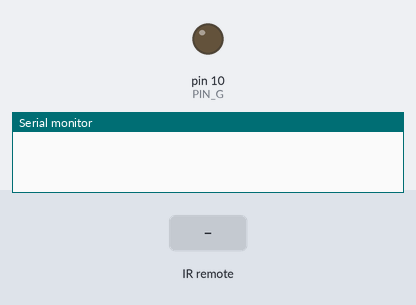
A sketch run on a simulated Arduino Uno, built with avr-gcc and run on an emulated ATmega328P. On the bench: output pins drawn as LEDs (lit = HIGH), the last lines printed to the serial monitor. The test bench sets the inputs (shaded band).

Above: at 1.2 s.
1.3 s: infrared code 0x55AA38C7 received
At 2.9 s:
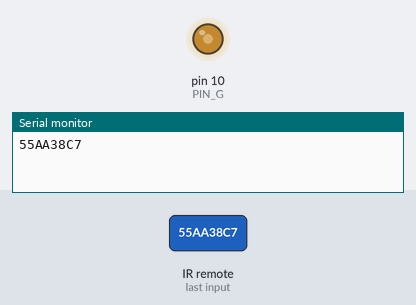
4.3 s: infrared code 0x55AA50AF received
At 5.5 s:
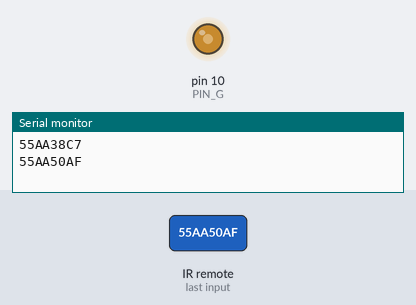
5.8 s: infrared code 0x55AAD02F received
At 6.8 s:
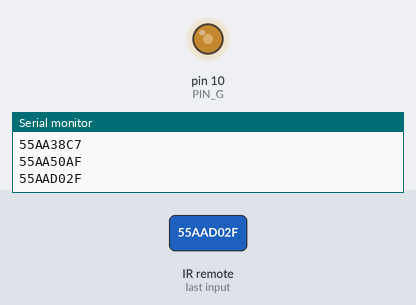
Timing chart, 0 to 8.8 s (numbered marks = the images above; inputs shaded):
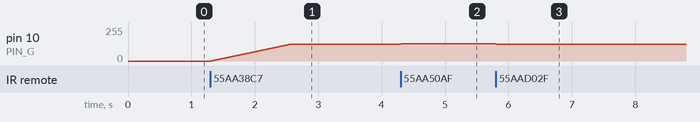

Measured:
- after the input at 1.3 s, pin 10 (PIN_G): moves from 0/255 to 125/255 over 1.2 s, starting at once
- after the input at 4.3 s, pin 10 (PIN_G): 125/255 → 130/255 at once
- after the input at 5.8 s, pin 10 (PIN_G): 130/255 → 125/255 at once

The sketch:

Transistor-PWM-IR-Dimmer.ino
```cpp
#include "IRremote.h"

IRrecv irrecv(12);                                                         // IR sensor PIN
#define PIN_G 10                                                           // Gate PIN

byte pwm = 125;                                                            // value pwm at first power on after restart (0 - 255)
int ind = 0;                                                               // ind - powers indicator;
uint32_t val;                                                              // box for "results.value" for IR sensor

decode_results results;

void setup() {
      Serial.begin(9600);                                                   // speed of COM port
      irrecv.enableIRIn();                                                  // waiting signal
  }

void loop() {


       if ( irrecv.decode( &results )) {                                     // if the signal came
        Serial.println( results.value, HEX );                                // translate in the COM port

      val = results.value;                                                   // remember the pressed button

     if (val == 0x55AA38C7){                                                 // if pressed button "Power"

           if(ind == 0){                                                     // if light turn off
            for(int i = 0; i <= pwm; i++)analogWrite(PIN_G, i), delay(10);   // smooooothly turn of the light
            ind = 1;                                                         // remember that the light is on
            delay(300);                                                      // anti-short-press
            }


           else{
            for(int i = pwm; i >= 0; i--) analogWrite(PIN_G, i), delay(5);   // smoothly extingush the light
            ind = 0;                                                         // remember that the light is off
            delay(300);                                                      // anti-short-press
            }
       }

     if(val == 0x55AAD02F && pwm != 0 && pwm > 10 && ind == 1){              // if pressed button"-"
            pwm -= 5;                                                        // step down
            analogWrite(PIN_G, pwm);
            }


     if(val == 0x55AA50AF && pwm < 255 && ind == 1){                         // if pressed button +
            pwm += 5;                                                        // step up
            analogWrite(PIN_G, pwm);
            }


    irrecv.resume();                                                         // wating the next command
    }
}
```
